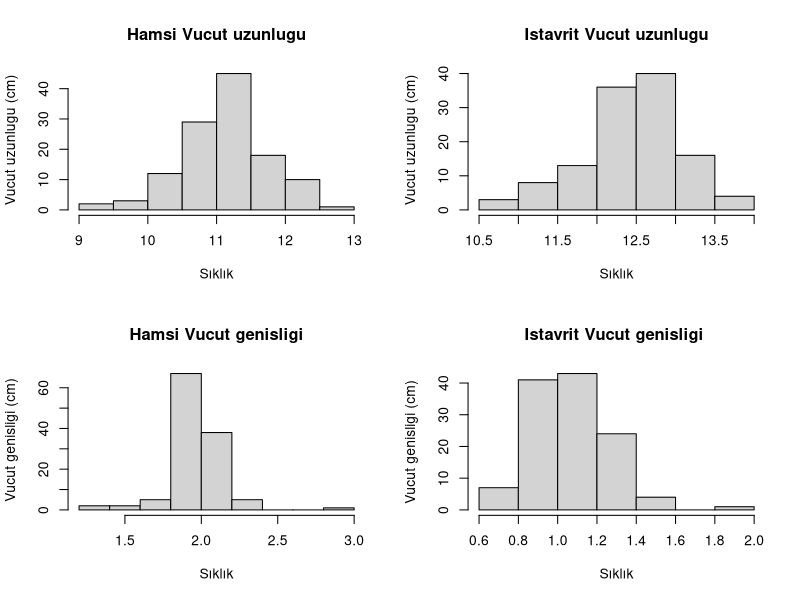

Source code (R):






balik_veri <- read.csv2("Data/Bolum5_birlesik.csv",header = TRUE,skip = 1)

# Hamsi vücut uzunluğu ve Vücut genişliği değerlerinin özetlenmesi
# Min:en düşük değer
# Max:en yüksek değer
# Median: Medyan Mean: Ortalama
summary(balik_veri$VU_hamsi)
summary(balik_veri$VG_hamsi)
# Histogram grafikleri

# Hamsilerde vücut uzunluğu ve Vücut genişliği değerleri arasındaki korelasyon
cor(balik_veri$VU_hamsi,balik_veri$VG_hamsi)

# İstavritlerde vücut uzunluğu ve Vücut genişliği değerleri arasındaki korelasyon
cor(balik_veri$VU_istavrit,balik_veri$VG_istavrit)

# Hamsi ve İstavritlerin vücut uzunluğunun t testi ile karşılaştırılması

t.test(balik_veri$VU_hamsi,balik_veri$VU_istavrit,alternative = "two.sided",
                        paired = FALSE)

# Hamsi ve İstavritlerin vücut genişliğinin t testi ile karşılaştırılması

t.test(balik_veri$VG_hamsi,balik_veri$VG_istavrit,alternative = "two.sided",
       paired = FALSE)

# Histogram Değerleri

par(mfrow = c(2,2))

hist(balik_veri$VU_hamsi,xlab = "Sıklık", ylab = " Vucut uzunlugu (cm)",
     main = "Hamsi Vucut uzunlugu")
hist(balik_veri$VU_istavrit,xlab = "Sıklık", ylab = " Vucut uzunlugu (cm)",
     main = "Istavrit Vucut uzunlugu")
hist(balik_veri$VG_istavrit,xlab = "Sıklık", ylab = " Vucut genisligi (cm)",
     main = " Hamsi Vucut genisligi ")
hist(balik_veri$VG_hamsi,xlab = "Sıklık", ylab = "Vucut genisligi (cm)",
     main = "Istavrit Vucut genisligi ")


